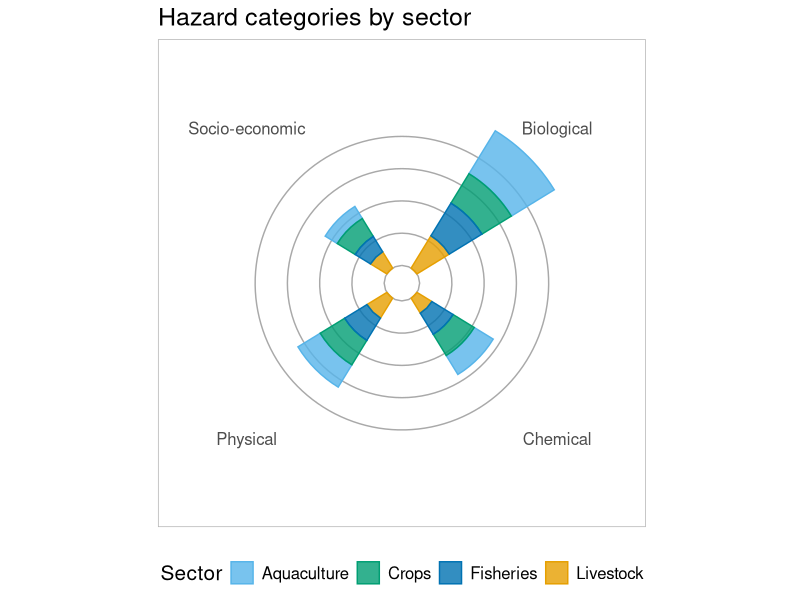
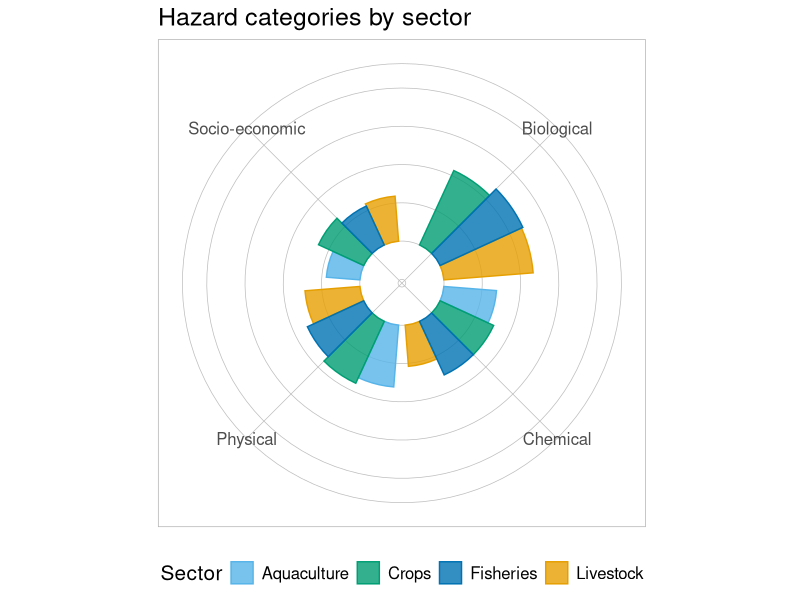
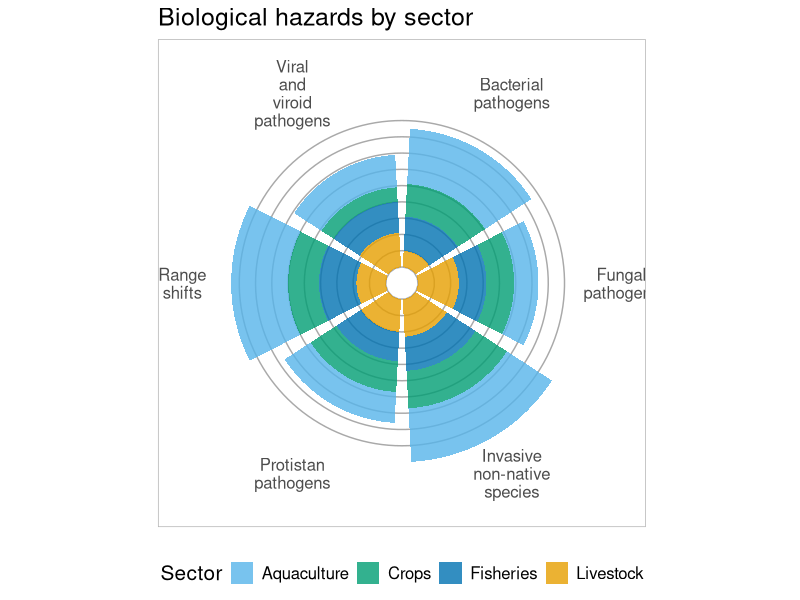

Write the R code that produced these figures, in order.
#### Rose diagram ####

# Load packages
library(tidyverse)
library(viridis)
library(readxl)
library(here)
library(data.table)

# Import synthetic data
hazard_scores <- read_xlsx(here::here("data",
                                    "data_structure.xlsx")) %>% data.table()

# By sector --------------------------------------------------------------------

sector_cols <- c("#56B4E9",
                          "#009E73",
                          "#0072B2",
                          "#E69F00")

names(sector_cols) <- c("Aquaculture",
                        "Crops",
                        "Fisheries",
                        "Livestock")

## Category by sector ==========================================================

by_sector <- hazard_scores[, .(Score = sum(Score)),
                           by = c("Category", "Sector")]
ggplot(data = by_sector) +
  geom_hline(yintercept = seq(0, 400, 100), colour = "darkgrey") +
  geom_bar(aes(x = Category, y = Score, fill = Sector, col = Sector), stat = "identity", alpha = 0.8,
           width = 0.3) +
  scale_fill_manual(values = sector_cols) +
  scale_colour_manual(values = sector_cols) +
  scale_y_continuous(limits = c(-5, 500), expand = c(0, 50)) +
  coord_polar() +
  theme_light() +
  ggtitle("Hazard categories by sector") +
  theme(axis.ticks = element_blank(),
        axis.text.y = element_blank(),
        axis.title = element_blank(),
        panel.grid = element_blank(),
        legend.position = "bottom",
        text = element_text(size = 15))

ggplot(data = by_sector) +
  geom_bar(aes(x = Category, y = Score, fill = Sector, col = Sector),
           alpha = 0.8, stat = "identity", position = "dodge") +
  scale_fill_manual(values = sector_cols) +
  scale_colour_manual(values = sector_cols) +
  scale_y_continuous(limits = c(-5, 150), expand = c(0, 50)) +
  coord_polar() +
  theme_light() +
  ggtitle("Hazard categories by sector") +
  theme(axis.ticks = element_blank(),
        axis.text.y = element_blank(),
        axis.title = element_blank(),
        panel.grid = element_line(colour = "grey"),
        legend.position = "bottom",
        text = element_text(size = 15))

## Hazards by sector ===========================================================

biological_hazards <- hazard_scores[Category == "Biological"]
ggplot(data = biological_hazards) +
  geom_hline(yintercept = seq(0, 90, 10), colour = "darkgrey") +
  geom_bar(aes(x = str_wrap(Hazard, 5), y = Score, fill = Sector), stat = "identity", alpha = 0.8) +
  coord_polar() +
  scale_fill_manual(values = sector_cols) +
  scale_y_continuous(limits = c(0, 100), expand = c(0, 10)) +
  coord_polar() +
  theme_light() +
  ggtitle("Biological hazards by sector") +
  theme(axis.text.y = element_blank(),
        axis.ticks = element_blank(),
        axis.title = element_blank(),
        panel.grid = element_blank(),
        legend.position = "bottom",
        text = element_text(size = 15))


